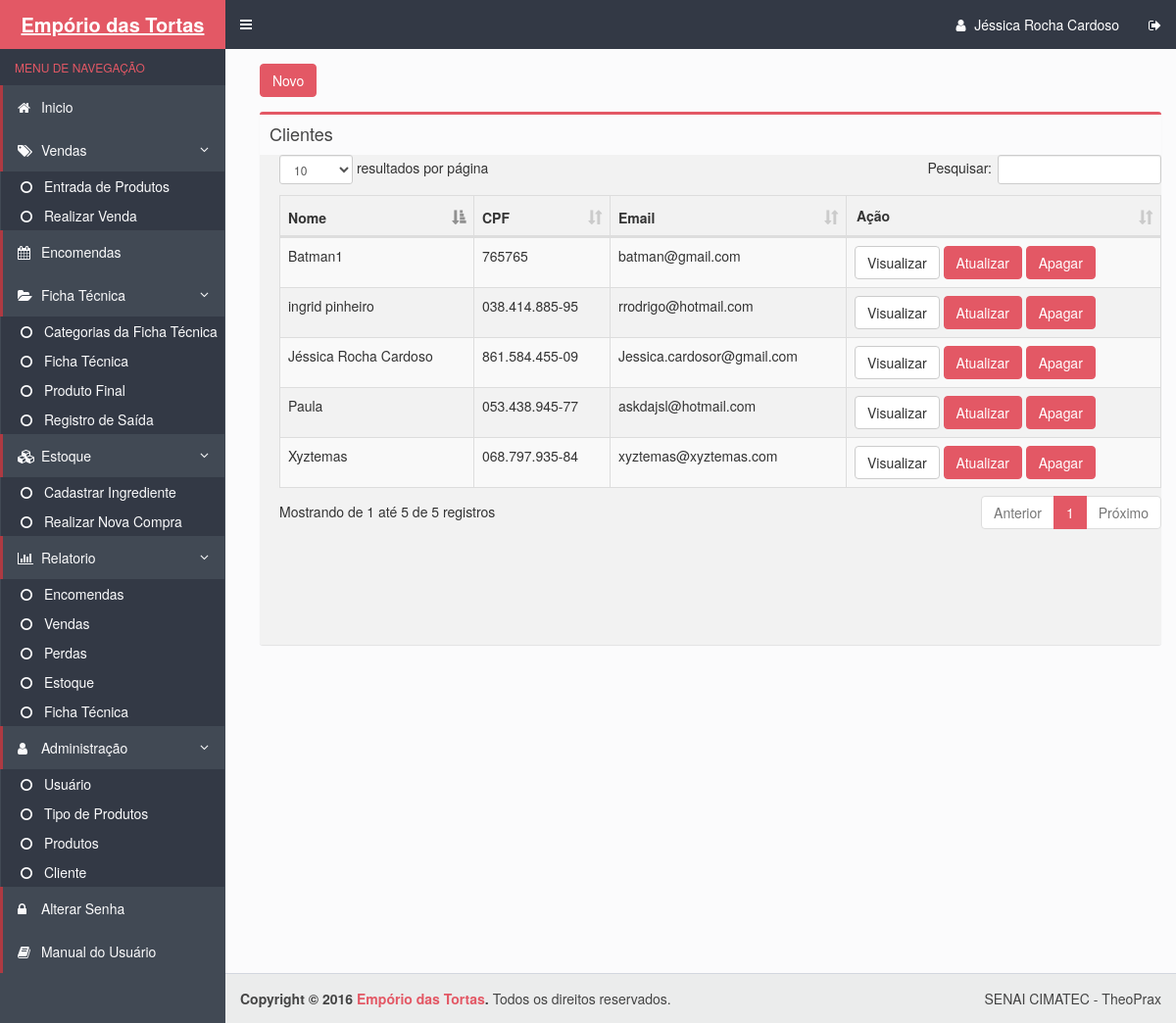
The app's page /cliente.php (signed in) with its own data.
### tables this page shows
CREATE TABLE IF NOT EXISTS `clientes` (
  `cod_cliente` int(11) NOT NULL AUTO_INCREMENT,
  `nome` varchar(100) NOT NULL,
  `cpf` varchar(14) NOT NULL,
  `email` varchar(150) DEFAULT NULL,
  `telefone` varchar(15) DEFAULT NULL,
  `endereco` varchar(400) DEFAULT NULL,
  `cnpj` varchar(19) NOT NULL,
  `celular` varchar(15) DEFAULT NULL,
  `whats` enum('f','t') NOT NULL DEFAULT 'f',
  `ponto_referencia` varchar(100) NOT NULL,
  `categoria_cliente` varchar(30) NOT NULL,
  PRIMARY KEY (`cod_cliente`),
  UNIQUE KEY `cpf_2` (`cpf`),
  UNIQUE KEY `cpf` (`cpf`,`email`)
);

### cliente.php (the view, shortened to what this page needs)
<!DOCTYPE html>
 <html>
  <head>
    <link rel="stylesheet" href="bootstrap/css/bootstrap.css">
    <link rel="stylesheet" href="https://maxcdn.bootstrapcdn.com/font-awesome/4.4.0/css/font-awesome.min.css">
    <link rel="stylesheet" href="https://code.ionicframework.com/ionicons/2.0.1/css/ionicons.min.css">
    <link rel="stylesheet" href="dist/css/AdminLTE.css">
    <link rel="stylesheet" href="dist/css/skins/skin-blue.css">
  </head>
  <body class="hold-transition skin-blue sidebar-mini">
    <div class="wrapper">
      <?php include_once("includes/header.php") ?>
      <?php include_once("includes/menu.php") ?>
      <div class="content-wrapper">
        <section class="content">
          <div class="row">
            <div class="col-xs-12">
             <a class="btn btn-danger" href="forms/cadastrar_cliente.php">Novo</a>
             <section class="content-header">
          </section>
              <div class="box">
                <div class="box-header">
                  <h3 class="box-title">Clientes</h3>
                </div>
                <div class="box-body table-responsive no-padding"  style='overflow:auto;' id="scroll">
                  <table id="example" class="views-table cols-6 table table-striped table-bordered">
                    <thead>
                      <tr>
                        <th class="views-field views-field-id">Nome</th>
                        <th class="views-field views-field-id">CPF</th>
                        <th class="views-field views-field-id">Email</th>
                        <th class="views-field views-field-id" id="celula2";>Ação</th>
                    </thead>
                    <tbody>
                       <?php
                          $pdo = Database::connect();
                          $sql = $sql = 'SELECT * FROM clientes ORDER BY cod_cliente DESC';
                          foreach ($pdo->query($sql) as $row) {
                            echo '<tr>';
                            echo '<td>'. $row['nome'] . '</td>';
                            echo '<td>'. $row['cpf'] . '</td>';
                            echo '<td>'. $row['email'] . '</td>';
                            echo '<td width=200>';
                            echo '<a class="btn btn-default" href="DAO/visualizar_cliente.php?id='.$row['cod_cliente'].'">Visualizar</a>';
							echo '<a class="btn btn-danger" href="forms/atualizar_cliente.php?id='.$row['cod_cliente'].'">Atualizar</a>';
                            echo '<a class="btn btn-danger" href="DAO/Excluir_Cliente.php?id='.$row['cod_cliente'].'">Apagar</a>';
                            echo '</td>';
                            echo '</tr>';
                          }
                        ?>
                    </tbody>
                    </table>
                </div>
              </div>
            </div>
          </div>
        </section>
      </div>
    <?php include_once("includes/footer.php") ?>
   <link rel="stylesheet" type="text/css" href="css/bootstrap.css">
    <link rel="stylesheet" type="text/css" href="css/dataTables.bootstrap.min.css">
  </body>
</html>

### cliente.php (style rules this page uses)
#celula2 { width: 300px; padding:10px; _width: 495px; }

### records on screen
clientes: nome "Xyztemas", cpf "068.797.935-84", email "xyztemas@xyztemas.com"
clientes: nome "ingrid pinheiro", cpf "038.414.885-95", email "rrodrigo@hotmail.com"
clientes: nome "Paula", cpf "053.438.945-77", email "askdajsl@hotmail.com"
clientes: nome "Batman1", cpf "765765", email "batman@gmail.com"
clientes: nome "Jéssica Rocha Cardoso", cpf "861.584.455-09", email "Jessica.cardosor@gmail.com"

### other values on screen
$_SESSION['UsuarioNome'] "Jéssica Rocha Cardoso"
